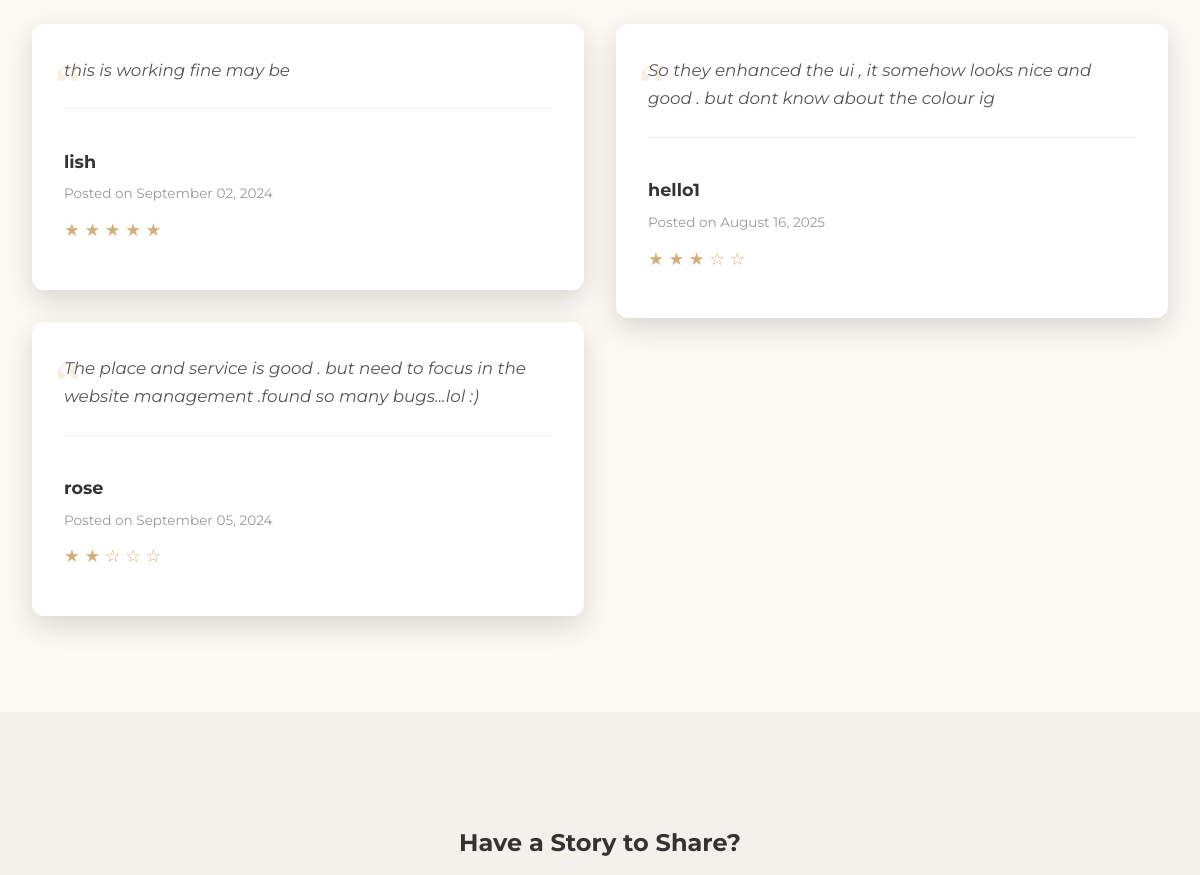
/feedbacks/ (middle part), run on an earlier commit of the app's database.
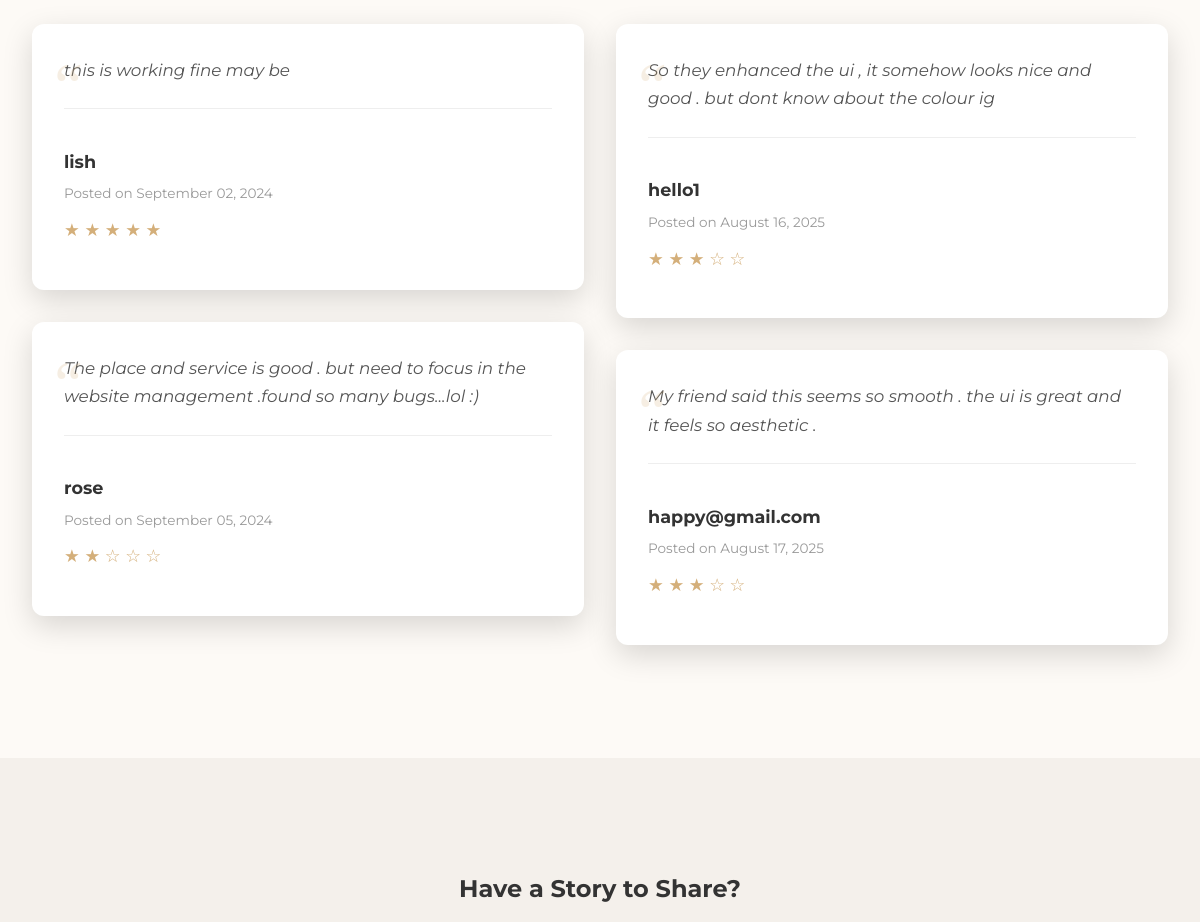
And on a later commit of the database.
### core/models.py (models this page shows, shortened)
class Feedback(models.Model):
    user = models.ForeignKey(User, on_delete=models.CASCADE, related_name='core_feedbacks')
    feedback_text = models.TextField()
    image = models.ImageField(upload_to='feedback_images/', blank=True, null=True)
    created_at = models.DateTimeField(auto_now_add=True)
    rating = models.IntegerField(default=0)

### core/views.py (the view)
# urls.py: path('feedbacks/', views.feedbacks, name='feedbacks'),
def feedbacks(request):
    feedbacks = Feedback.objects.all()
    return render(request, 'core/feedbacks.html', {'feedbacks': feedbacks})

### core/templates/core/feedbacks.html (shortened to what this page needs)
{% load static %}
<!DOCTYPE html>
<html lang="en">
<head>
</head>
<body>
    {% include 'core/navbar.html' %}
    <main>
        <section class="feedbacks-section">
            {% if feedbacks %}
            <div class="feedbacks-grid">
                {% for feedback in feedbacks %}
                <div class="feedback-card">
                    <p class="feedback-text">{{ feedback.feedback_text }}</p>
                    <div class="feedback-author-info">
                        <p class="feedback-author">{{ feedback.user.username }}</p>
                        <p class="feedback-date">Posted on {{ feedback.created_at|date:"F d, Y" }}</p>
                        <p class="feedback-rating">
                            {% for i in "12345" %}
                                {% if forloop.counter <= feedback.rating %}★{% else %}☆{% endif %}
                            {% endfor %}
                        </p>
                    </div>
                </div>
                {% endfor %}
            </div>
            {% else %}
            <p>No feedbacks have been shared yet. Be the first to tell us about your experience!</p>
            {% endif %}
        </section>
        <section class="cta-section">
            <div class="cta-content">
                <h2>Have a Story to Share?</h2>
            </div>
        </section>
    </main>
    {% include 'core/footer.html' %}
</body>
</html>

### core/templates/core/navbar.html (shortened to what this page needs)
<!DOCTYPE html>
<html lang="en">
<head>
</head>
<body>
</body>
</html>

### core/templates/core/footer.html (shortened to what this page needs)
<!DOCTYPE html>
<html lang="en">
<head>
</head>
<body>
</body>
</html>

### core/templates/core/feedbacks.html (style rules this page uses)
:root { --bg-color: #fdfaf6; --navbar-bg: #2c2522; --text-dark: #3d3530; --text-light: #f5f5dc; --accent-color: #d4af7a; --shadow-color: rgba(0, 0, 0, 0.08); --font-primary: 'Playfair Display', serif; --font-secondary: 'Montserrat', sans-serif; }
html { scroll-behavior: smooth; }
body { margin: 0; font-family: var(--font-secondary); background-color: var(--bg-color); color: var(--text-dark); overflow-x: hidden; }
.feedbacks-section { padding: 6rem 2rem; max-width: 1600px; margin: 0 auto; text-align: center; }
.feedbacks-grid { column-count: 3; column-gap: 2rem; }
.feedback-card { background-color: white; border-radius: 12px; padding: 2rem; margin-bottom: 2rem; box-shadow: 0 10px 30px var(--shadow-color); text-align: left; break-inside: avoid; transition: transform 0.3s ease, box-shadow 0.3s ease; }
.feedback-text { font-size: 1.05rem; font-style: italic; color: #555; line-height: 1.7; margin: 0 0 1.5rem 0; position: relative; }
.feedback-text::before { content: '“'; font-family: var(--font-primary); font-size: 4rem; color: var(--accent-color); opacity: 0.2; position: absolute; top: -1.5rem; left: -1rem; }
.feedback-author-info { border-top: 1px solid #eee; padding-top: 1.5rem; }
.feedback-author { font-weight: 700; font-size: 1.1rem; margin-bottom: 0.25rem; }
.feedback-date { font-size: 0.85rem; color: #999; margin-bottom: 0.5rem; }
.feedback-rating { color: var(--accent-color); font-size: 1.1rem; }
.cta-section { padding: 6rem 2rem; background-color: #f4f0eb; }
.cta-content { max-width: 800px; margin: 0 auto; text-align: center; }
@media (max-width: 1200px) { .feedbacks-grid { column-count: 2; } }

### core/templates/core/navbar.html (style rules this page uses)
:root { --bg-color: #fdfaf6; --navbar-bg: #2c2522; --text-light: #f5f5dc; --accent-color: #d4af7a; --shadow-color: rgba(0, 0, 0, 0.15); --font-primary: 'Playfair Display', serif; --font-secondary: 'Montserrat', sans-serif; }
body { margin: 0; font-family: var(--font-secondary); background-color: var(--bg-color); color: #333; }

### core/templates/core/footer.html (style rules this page uses)
:root { --bg-color: #fdfaf6; --navbar-bg: #2c2522; --text-dark: #3d3530; --text-light-dim: rgba(255, 255, 255, 0.7); --accent-color: #d4af7a; --font-primary: 'Playfair Display', serif; --font-secondary: 'Montserrat', sans-serif; }
body { margin: 0; font-family: var(--font-secondary); background-color: var(--bg-color); min-height: 100vh; display: flex; flex-direction: column; }
main { flex-grow: 1; }

What changed in the data, as far as the page shows it:
added Feedback: feedback_text "My friend said this seems so smooth . the ui is great and it feels so aesthetic .", user.username "happy@gmail.com", created_at "August 17, 2025", rating 3 (drawn)
